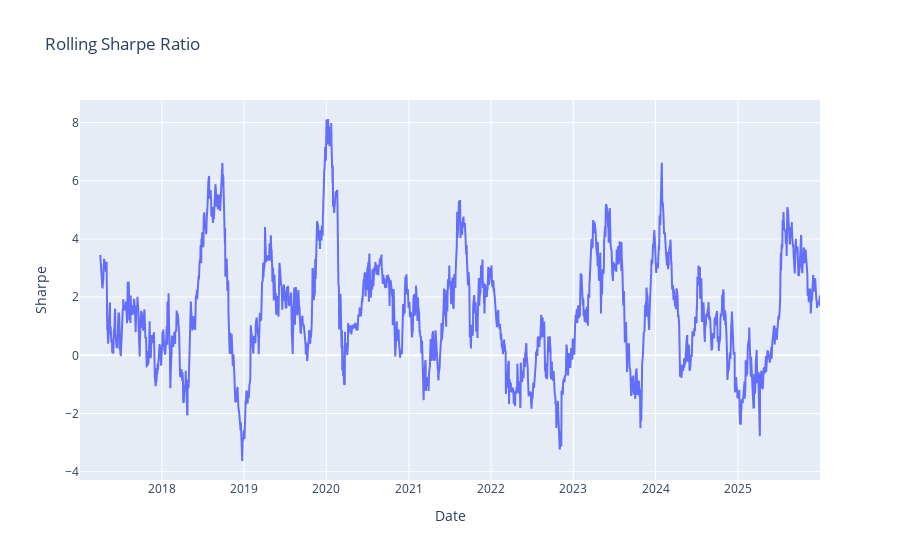

The notebook cell this image was saved under:
### Markdown cell above
## Rolling Sharpe Ratio

Rolling Sharpe highlights:
- Performance stability
- Regime dependence
- Strategy decay

### Code cell
# Plot Rolling Sharpe Ratio
from Multi_Asset_Stat_Arb_Backtesting_Engine.main.visualization.performance_plots import plot_rolling_sharpe

fig_rs = plot_rolling_sharpe(portfolio_returns, window=63)
fig_rs.show()

### Figure 1 — Plotly figure (JSON) as saved in the notebook; plotly's stock layout.template omitted (floating-point values rounded to 4 significant figures; data arrays with more than 128 entries replaced by an {"elided": "..."} marker saying what was removed)
{"data": [{"name": "Rolling Sharpe", "type": "scatter", "x": {"elided": "2262 str values"}, "y": {"elided": "2262 float values"}}], "layout": {"title": {"text": "Rolling Sharpe Ratio"}, "xaxis": {"title": {"text": "Date"}}, "yaxis": {"title": {"text": "Sharpe"}}}}
